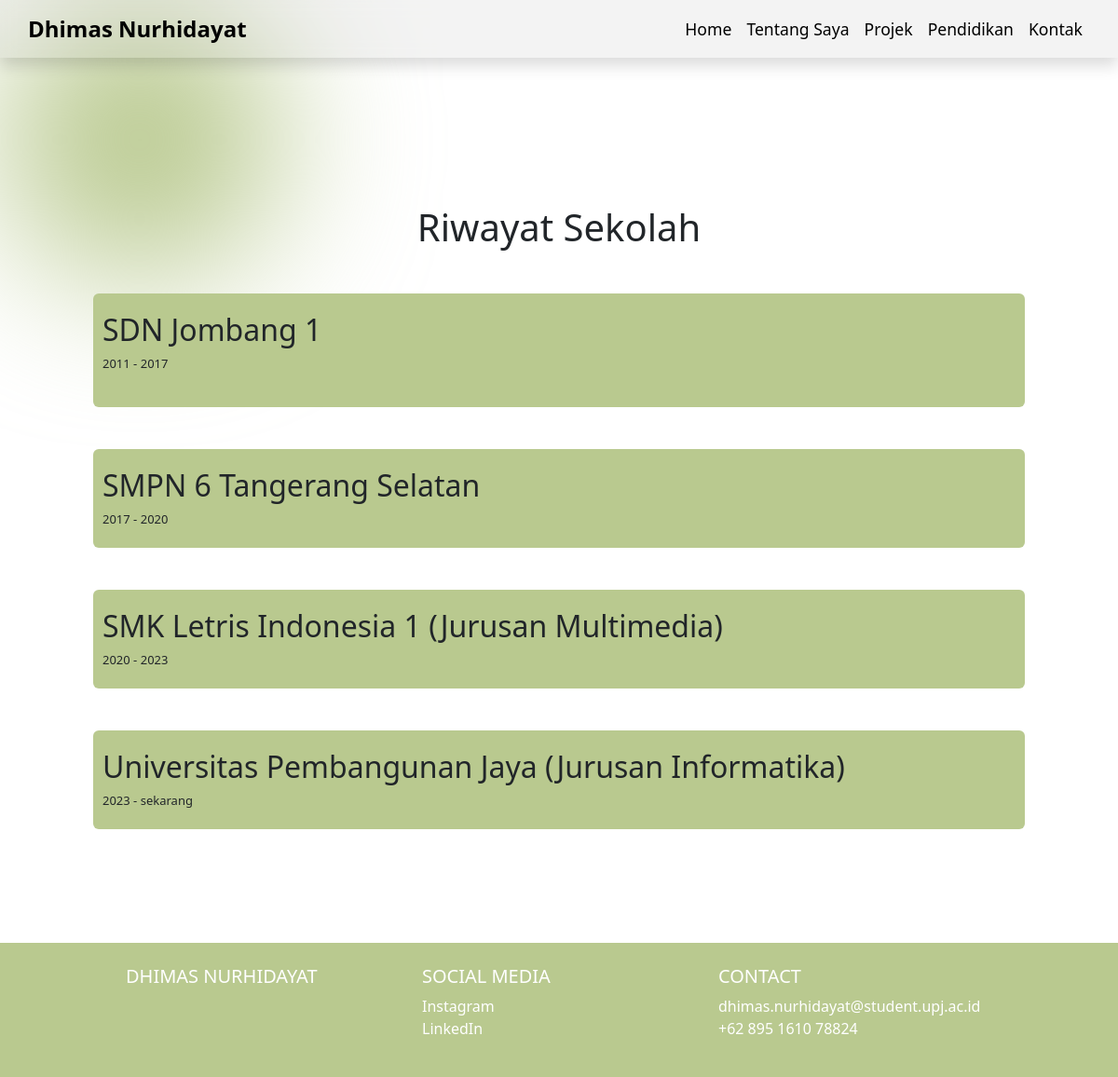
The page /education.php on the database its author committed.
### tables this page shows
CREATE TABLE `education` (
  `id` int(11) NOT NULL,
  `judul` varchar(200) NOT NULL,
  `nama_sekolah1` varchar(200) NOT NULL,
  `nama_sekolah2` varchar(200) NOT NULL,
  `nama_sekolah3` varchar(300) NOT NULL,
  `nama_sekolah4` varchar(400) NOT NULL,
  `deskripsi1` varchar(400) NOT NULL,
  `deskripsi2` varchar(400) NOT NULL,
  `deskripsi3` varchar(400) NOT NULL,
  `deskripsi4` varchar(400) NOT NULL
);

### admin/inc_fungsi.php (called while the page is built, shortened)
<?php
function judul4($id_judul4) {
    global $koneksi;
    $sql1 = "SELECT * FROM education WHERE id = '$id_judul4'";
    $q1 = mysqli_query($koneksi, $sql1);
    if ($q1) {
        $r1 = mysqli_fetch_array($q1);
        if ($r1) {
            $text = $r1['judul'];
            return $text;
        }
    }
}
function sekolah1($id_sekolah1) {
    global $koneksi;
    $sql1 = "SELECT * FROM education WHERE id = '$id_sekolah1'";
    $q1 = mysqli_query($koneksi, $sql1);
    if ($q1) {
        $r1 = mysqli_fetch_array($q1);
        if ($r1) {
            $text = $r1['nama_sekolah1'];
            return $text;
        }
    }
}
function sekolah2($id_sekolah2) {
    global $koneksi;
    $sql1 = "SELECT * FROM education WHERE id = '$id_sekolah2'";
    $q1 = mysqli_query($koneksi, $sql1);
    if ($q1) {
        $r1 = mysqli_fetch_array($q1);
        if ($r1) {
            $text = $r1['nama_sekolah2'];
            return $text;
        }
    }
}
function sekolah3($id_sekolah3) {
    global $koneksi;
    $sql1 = "SELECT * FROM education WHERE id = '$id_sekolah3'";
    $q1 = mysqli_query($koneksi, $sql1);
    if ($q1) {
        $r1 = mysqli_fetch_array($q1);
        if ($r1) {
            $text = $r1['nama_sekolah3'];
            return $text;
        }
    }
}
function sekolah4($id_sekolah4) {
    global $koneksi;
    $sql1 = "SELECT * FROM education WHERE id = '$id_sekolah4'";
    $q1 = mysqli_query($koneksi, $sql1);
    if ($q1) {
        $r1 = mysqli_fetch_array($q1);
        if ($r1) {
            $text = $r1['nama_sekolah4'];
            return $text;
        }
    }
}
function des1($id_des1) {
    global $koneksi;
    $sql1 = "SELECT * FROM education WHERE id = '$id_des1'";
    $q1 = mysqli_query($koneksi, $sql1);
    if ($q1) {
        $r1 = mysqli_fetch_array($q1);
        if ($r1) {
            $text = $r1['deskripsi1'];
            return $text;
        }
    }
}
function des2($id_des2) {
    global $koneksi;
    $sql1 = "SELECT * FROM education WHERE id = '$id_des2'";
    $q1 = mysqli_query($koneksi, $sql1);
    if ($q1) {
        $r1 = mysqli_fetch_array($q1);
        if ($r1) {
            $text = $r1['deskripsi2'];
            return $text;
        }
    }
}
function des3($id_des3) {
    global $koneksi;
    $sql1 = "SELECT * FROM education WHERE id = '$id_des3'";
    $q1 = mysqli_query($koneksi, $sql1);
    if ($q1) {
        $r1 = mysqli_fetch_array($q1);
        if ($r1) {
            $text = $r1['deskripsi3'];
            return $text;
        }
    }
}
function des4($id_des4) {
    global $koneksi;
    $sql1 = "SELECT * FROM education WHERE id = '$id_des4'";
    $q1 = mysqli_query($koneksi, $sql1);
    if ($q1) {
        $r1 = mysqli_fetch_array($q1);
        if ($r1) {
            $text = $r1['deskripsi4'];
            return $text;
        }
    }
}
?>

### education.php (the view, shortened to what this page needs)
<?php
include_once("admin/koneksi.php");
include_once("admin/inc_fungsi.php");
?>
<!doctype html>
<html lang="en">
<head>
    <link href="https://cdn.jsdelivr.net/npm/bootstrap@5.3.3/dist/css/bootstrap.min.css" rel="stylesheet">
    <link rel="stylesheet" href="css/style.css">
</head>
<body>
<?php include("inc/navbar.php") ?>
  <div class="spotlight-blur"></div>
    <h1 class="text-center mt-6" style="margin-top: -5rem;margin-bottom: 7rem; position: relative; "><?php echo judul4('1') ?></h1>
<div class="timeline" style="margin-top: -5rem;margin-bottom: 7rem; position: relative; ">
    <div class="time-con left-container">
        <div class="text-box">
            <h2><?php echo sekolah1('1') ?></h2>
            <p><?php echo des1('1') ?>  </p>
        </div>
    </div>
    <div class="time-con right-container">
        <div class="text-box">
            <h2><?php echo sekolah2('1') ?></h2>
            <?php echo des2('1') ?>
        </div>
    </div>
    <div class="time-con left-container">
        <div class="text-box">
            <h2><?php echo sekolah3('1') ?></h2>
            <?php echo des3('1') ?>
        </div>
    </div>
    <div class="time-con right-container">
        <div class="text-box">
            <h2><?php echo sekolah4('1') ?></h2>
            <?php echo des4('1') ?>
        </div>
    </div>
</div>
<?php include("inc/footer.php") ?>
</body>
</html>

### css/style.css (style rules this page uses)
* { box-sizing: content-box; }
html { margin: 0; padding: 0; overflow-x: hidden; }
body { background-color: #ffffff; overflow-x: hidden; }
.spotlight-blur { position:relative; height: 300px; width: 300px; border-radius: 50%; filter: blur(80px); pointer-events: none; background-color: #b9c98f; z-index: -1; transition: left 0.1s ease, top 0.1s ease; }
.time-con:nth-child(1) { animation-delay: 0s; }
.time-con:nth-child(2) { animation-delay: 1.5s; }
.time-con:nth-child(3) { animation-delay: 2.5s; }
.time-con:nth-child(4) { animation-delay: 4.5s; }
.timeline { position: relative; max-width: 1000px; margin: 100px auto; padding: 0 20px; }
.time-con { padding: 10px; position: relative; width: 50%; animation: movedown 1s linear forwards; opacity: 0; box-sizing: border-box; }
.text-box { padding: 20px 10px; background: #b9c98f; position: relative; border-radius: 6px; font-size: 15px; }
.left-container { left: -7%; }
.right-container { left: 55%; }
.timeline::after { content: ''; position: absolute; width: 6px; height: 100%; background: rgb(0, 0, 0); top: 0; left: 50%; margin-left: -3px; z-index: -1; animation: moveline 6s linear forwards; }
@media screen and (max-width: 1200px) { .timeline { margin: 50px auto; padding: auto; } }
@media screen and (max-width: 1200px) { .timeline::after { display: none; } }
@media screen and (max-width: 1200px) { .time-con { width: 100%; padding-left: 0; padding-right: 0; padding-top: 15px; margin-bottom: 20px; } }
@media screen and (max-width: 1200px) { .text-box { font-size: 13px; } }
@media screen and (max-width: 1200px) { .right-container { left: 0; } }
@media screen and (max-width: 1200px) { .left-container { left: 0; } }

### education.php (style rules this page uses)
.spotlight-blur { position:relative; height: 300px; width: 300px; border-radius: 50%; filter: blur(80px); pointer-events: none; background-color: #b9c98f; z-index: -1; transition: left 0.1s ease, top 0.1s ease; }

### rows shown on the page
education: judul "Riwayat Sekolah", nama_sekolah1 "SDN Jombang 1", deskripsi1 "2011 - 2017", nama_sekolah2 "SMPN 6 Tangerang Selatan", deskripsi2 "2017 - 2020", nama_sekolah3 "SMK Letris Indonesia 1 (Jurusan Multimedia)", deskripsi3 "2020 - 2023", nama_sekolah4 "Universitas Pembangunan Jaya (Jurusan Informatika)", deskripsi4 "2023 - sekarang"
